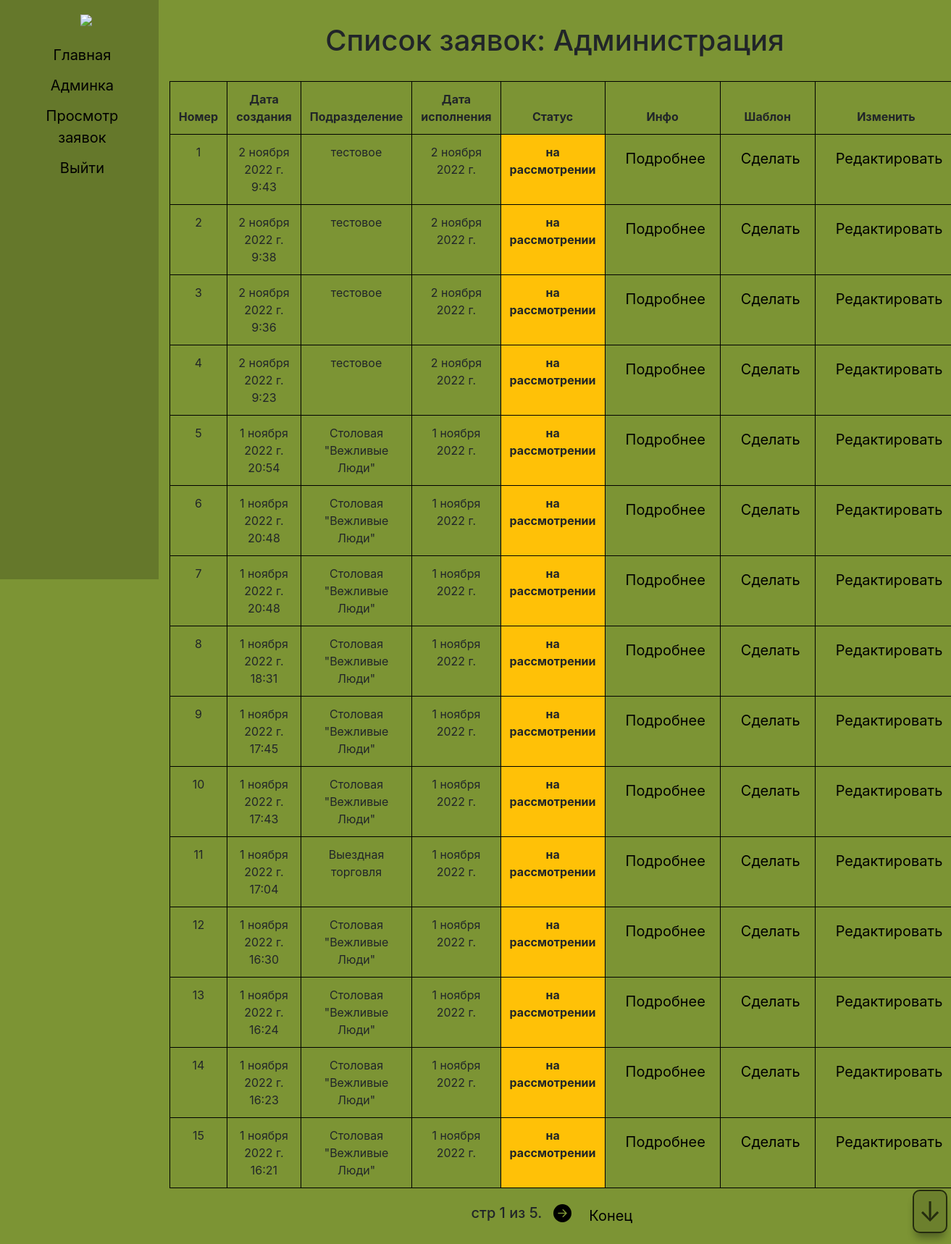
Screenshot of /zayavki_list/ (signed in) with the database file from the repository.
### accounts/models.py (models this page shows, shortened)
class CustomUser(AbstractUser):
    email = models.EmailField(('email address'), unique=True)
    fio = models.CharField('ФИО', max_length=255, default='')
    subdivision = models.ForeignKey(Subdivision, on_delete=models.CASCADE, related_name='user_subdivision', null=True,default=None)
    position = models.ForeignKey(Position, on_delete=models.CASCADE, related_name='user_position', null=True,default=None)

class Subdivision(models.Model):
    title = models.CharField('Подразделение', max_length=50, default='')
    class Meta:
        verbose_name = 'Подразделение'
        verbose_name_plural = 'Подразделения'

### zayavki/models.py (models this page shows, shortened)
class ListApplication(models.Model):
    customer = models.ForeignKey(CustomUser, on_delete=models.SET_NULL, related_name='customer_applicationsList', null=True)
    created = models.DateTimeField(default=timezone.now)
    date_applications = models.DateField('Дата исполнения')
    subdivision = models.ForeignKey(Subdivision, on_delete=models.SET_NULL, related_name='subdivisioninApplicationlist',
                                    null=True)
    status = models.CharField('Статус', max_length=30,default='на рассмотрении')
    viza = models.ForeignKey(CustomUser, on_delete=models.SET_NULL, related_name='viza_application', null=True,default=None,blank=True)
    comment = models.TextField('Комментарий', max_length=300, default='Нет комментария')
    class Meta:
        verbose_name = 'Список заявок'
        verbose_name_plural = 'Список заявок'
    def check_status(self):
        if self.status == 'на рассмотрении':
            return False
        else:
            return True
    def change_zayavki(self):
        if self.status == 'на рассмотрении' or self.status == 'Не согласованно':
            return True
        return False

### accounts/views.py (the view, shortened to what this page needs)
# urls.py: path('zayavki_list/',views.zayavki_list, name='zayavki_list'),
@login_required(login_url='/login/')
def zayavki_list(request):
    if request.user.is_superuser:
        zayavki = ListApplication.objects.all().order_by('-created')
        paginator = Paginator(zayavki, 15)
        page_number = request.GET.get('page')
        page_obj = paginator.get_page(page_number)
        return render(request, 'zayavki_list.html', {'page_obj': page_obj,'zayavki':zayavki})

### templates/zayavki_list.html (shortened to what this page needs)
{% extends '_base.html' %}
{%block content%}
<h1 class = "title-page">Cписок заявок: {{user.subdivision.title}}</h1>
{%if zayavki%}
<table  class="table table-bordered">
  <thead>
   <tr>
    <th>Номер</th>
    <th>Дата создания</th>
    <th>Подразделение</th>
     <th>Дата исполнения</th>
     <th>Статус</th>
     <th>Инфо</th>
     <th>Шаблон</th>
     <th>Изменить</th>
   </tr>
  </thead>
   <tbody >
     {% for temp in page_obj %}
        <td>{{ forloop.counter }}</td>
        <td>{{temp.created}}</td>
        <td>{{temp.subdivision.title}}</td>
        <td>{{temp.date_applications}}</td>
     {% if not temp.check_status %}
        <td class="bg-warning" style="font-weight:bold">{{temp.status}}</td>
     {%else%}
        <td class="bg-{{temp.color_status}}" style="font-weight:bold">{{temp.status}}</td>
     {%endif%}
        <td><a href="{% url 'application_detail' temp.id  %}">Подробнее</a></td>
        <td><a href="{% url 'shablon_zayavki' temp.id temp.subdivision.id  %}">Сделать</a></td>
        {% if temp.change_zayavki %}
        <td><a href="{% url 'update_zayavki' temp.id temp.subdivision.id  %}">Редактировать</a></td>
        {%endif%}
     {% endfor %}
   </tbody>
   </table>
<nav aria-label="Page navigation example">
    <ul class="mypagination">
        <h5 class="">
            стр {{ page_obj.number }} из {{ page_obj.paginator.num_pages }}.
        </h5>
        {% if page_obj.has_next %}
         <li><a href="?page={{ page_obj.next_page_number }}"><svg xmlns="http://www.w3.org/2000/svg" width="25" height="25" fill="currentColor" class="bi bi-arrow-right-circle-fill" viewBox="0 0 16 16">
  <path d="M8 0a8 8 0 1 1 0 16A8 8 0 0 1 8 0zM4.5 7.5a.5.5 0 0 0 0 1h5.793l-2.147 2.146a.5.5 0 0 0 .708.708l3-3a.5.5 0 0 0 0-.708l-3-3a.5.5 0 1 0-.708.708L10.293 7.5H4.5z"/>
</svg></a></li>
        <li><a href="?page={{ page_obj.paginator.num_pages }}">Конец</a></li>
        {% endif %}
    </ul>
</nav>
{%else%}
<h1>ваш список пуст</h1>
{%endif%}
{%endblock content%}

### static/css/test.css (style rules this page uses)
body { background-color:rgb(124, 148, 52); }
a { padding: 6px 8px 6px 16px; text-decoration: none; font-size: 20px; color: black; display: block; }
.table { border: 0.5px solid #000000; }
.table-bordered > thead > tr > th, .table-bordered > tbody > tr > th, .table-bordered > tfoot > tr > th, .table-bordered > thead > tr > td, .table-bordered > tbody > tr > td, .table-bordered > tfoot > tr > td { border: 0.5px solid #000000; }
.mypagination { display:flex; justify-content: center; align-items: center }
li { list-style-type: none; }
ul { padding-left: 0; }
.title-page { margin-bottom: 3%; margin-top: 3%; }

### rows the page displays
CustomUser: subdivision "Администрация"
ListApplication: created "2 ноября 2022 г. 9:43", subdivision "тестовое", date_applications "2 ноября 2022 г.", status "на рассмотрении", shows "Редактировать"
ListApplication: created "2 ноября 2022 г. 9:38", subdivision "тестовое", date_applications "2 ноября 2022 г.", status "на рассмотрении", shows "Редактировать"
ListApplication: created "2 ноября 2022 г. 9:36", subdivision "тестовое", date_applications "2 ноября 2022 г.", status "на рассмотрении", shows "Редактировать"
ListApplication: created "2 ноября 2022 г. 9:23", subdivision "тестовое", date_applications "2 ноября 2022 г.", status "на рассмотрении", shows "Редактировать"
ListApplication: created "1 ноября 2022 г. 20:54", subdivision "Столовая \"Вежливые Люди\"", date_applications "1 ноября 2022 г.", status "на рассмотрении", shows "Редактировать"
ListApplication: created "1 ноября 2022 г. 20:48", subdivision "Столовая \"Вежливые Люди\"", date_applications "1 ноября 2022 г.", status "на рассмотрении", shows "Редактировать"
ListApplication: created "1 ноября 2022 г. 20:48", subdivision "Столовая \"Вежливые Люди\"", date_applications "1 ноября 2022 г.", status "на рассмотрении", shows "Редактировать"
ListApplication: created "1 ноября 2022 г. 18:31", subdivision "Столовая \"Вежливые Люди\"", date_applications "1 ноября 2022 г.", status "на рассмотрении", shows "Редактировать"
ListApplication: created "1 ноября 2022 г. 17:45", subdivision "Столовая \"Вежливые Люди\"", date_applications "1 ноября 2022 г.", status "на рассмотрении", shows "Редактировать"
ListApplication: created "1 ноября 2022 г. 17:43", subdivision "Столовая \"Вежливые Люди\"", date_applications "1 ноября 2022 г.", status "на рассмотрении", shows "Редактировать"
ListApplication: created "1 ноября 2022 г. 17:04", subdivision "Выездная торговля", date_applications "1 ноября 2022 г.", status "на рассмотрении", shows "Редактировать"
ListApplication: created "1 ноября 2022 г. 16:30", subdivision "Столовая \"Вежливые Люди\"", date_applications "1 ноября 2022 г.", status "на рассмотрении", shows "Редактировать"
ListApplication: created "1 ноября 2022 г. 16:24", subdivision "Столовая \"Вежливые Люди\"", date_applications "1 ноября 2022 г.", status "на рассмотрении", shows "Редактировать"
ListApplication: created "1 ноября 2022 г. 16:23", subdivision "Столовая \"Вежливые Люди\"", date_applications "1 ноября 2022 г.", status "на рассмотрении", shows "Редактировать"
ListApplication: created "1 ноября 2022 г. 16:21", subdivision "Столовая \"Вежливые Люди\"", date_applications "1 ноября 2022 г.", status "на рассмотрении", shows "Редактировать"

### other values shown
{{ page_obj.number }} "1"
{{ page_obj.paginator.num_pages }} "5"
